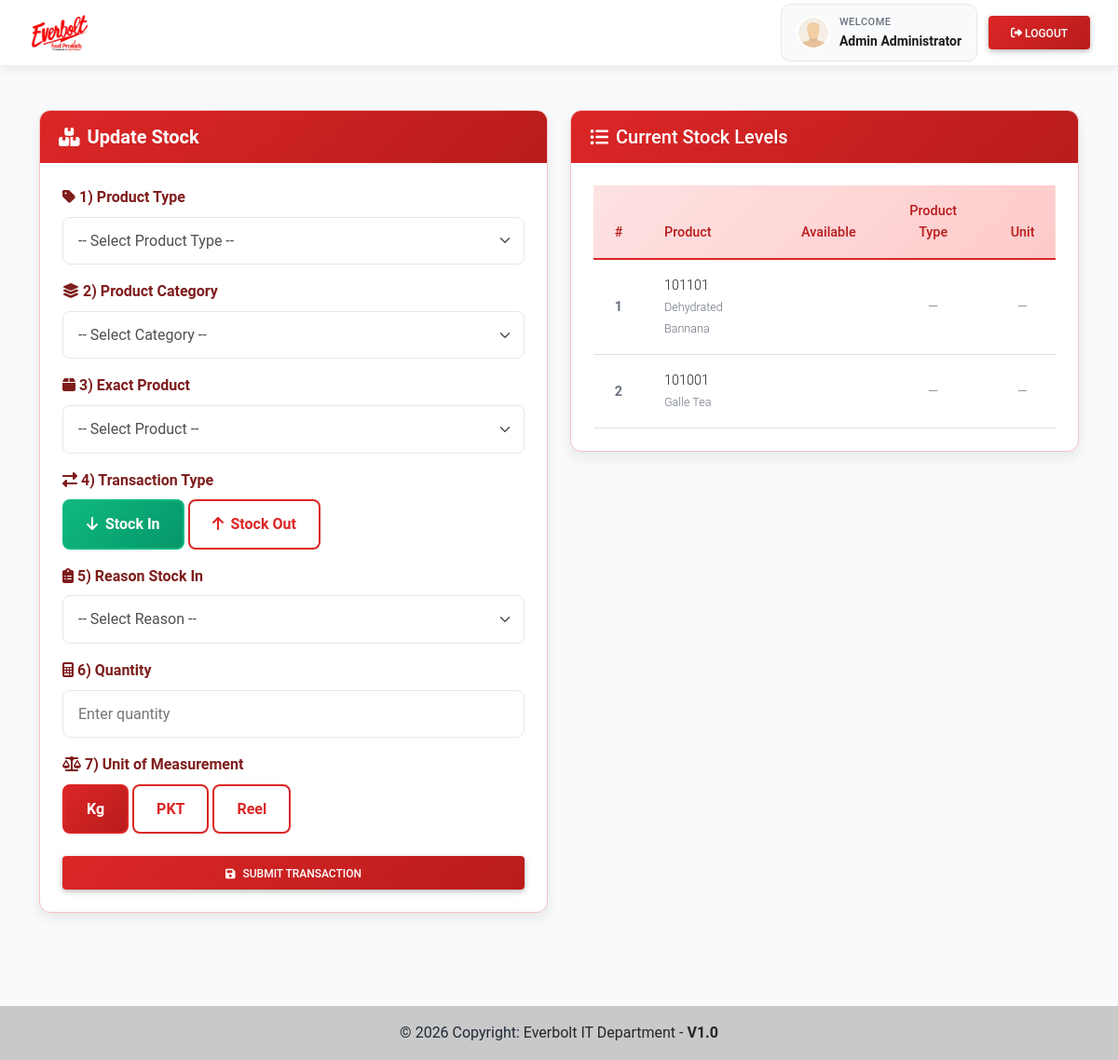
The app's page /stock (signed in) with its own data.
### imsApp/models.py (models this page shows, shortened)
class Product(models.Model):
    category = models.ForeignKey(
        Category,
        on_delete=models.CASCADE,
        related_name='products'
    )  # category is mandatory (no blank / null)
    code = models.CharField(max_length=100, blank=True, null=True)
    name = models.CharField(max_length=250, blank=True, null=True)
    description = models.TextField()
    price = models.FloatField(default=0)
    image = models.ImageField(
        upload_to='product_images/',
        blank=True,
        null=True
    )  # image is optional
    status = models.CharField(
        max_length=2,
        choices=(('1', 'Active'), ('2', 'Inactive')),
        default=1
    )
    date_created = models.DateTimeField(default=timezone.now)
    date_updated = models.DateTimeField(auto_now=True)
    def count_inventory(self):
        stocks = Stock.objects.filter(product=self)
        stockIn = 0
        stockOut = 0
        for stock in stocks:
            if stock.type == '1':
                stockIn = int(stockIn) + int(stock.quantity)
            else:
                stockOut = int(stockOut) + int(stock.quantity)
        available = stockIn - stockOut
        return available

### imsApp/views.py (the view)
# urls.py: path('stock', views.stock_page, name='stock-page'),
@login_required
def stock_page(request):
    context['page_title'] = "Stock"
    context['products'] = Product.objects.filter(status='1').order_by('name')
    context['categories'] = Category.objects.filter(status='1').order_by('name')
    return render(request, 'inventory/manage_stock.html', context)

### imsApp/forms.py (shortened to what this page needs)
class UpdateProfile(UserChangeForm):
    username = forms.CharField(max_length=250,help_text="The Username field is required.")
    email = forms.EmailField(max_length=250,help_text="The Email field is required.")
    first_name = forms.CharField(max_length=250,help_text="The First Name field is required.")
    last_name = forms.CharField(max_length=250,help_text="The Last Name field is required.")
    current_password = forms.CharField(max_length=250)
    class Meta:
        model = User
        fields = ('email', 'username','first_name', 'last_name')

### imsApp/templates/inventory/manage_stock.html (shortened to what this page needs)
{% extends 'layouts/base.html' %}
{% load static %}
{% block extra_css %}
<link rel="stylesheet" href="{% static 'css/ims-inventory.css' %}">
{% endblock extra_css %}
{% block pageContent %}
<div class="row stock-update-page">
  <div class="col-lg-6 col-md-7 col-sm-12 mb-4">
    <div class="card stock-card stock-update-card">
      <div class="card-header card-header-custom text-white">
        <h5 class="mb-0"><i class="fa fa-boxes me-2"></i>Update Stock</h5>
      </div>
      <div class="card-body p-4">
        <form id="stock-form">
          <div class="mb-3">
            <label class="form-label">
              <i class="fa fa-tag me-1"></i>1) Product Type
            </label>
            <select class="form-select" name="product_type" id="product_type" required>
              <option value="">-- Select Product Type --</option>
            </select>
          </div>
          <div class="mb-3">
            <label class="form-label">
              <i class="fa fa-layer-group me-1"></i>2) Product Category
            </label>
            <select class="form-select" name="category" id="category">
              <option value="">-- Select Category --</option>
            </select>
          </div>
          <div class="mb-3">
            <label class="form-label">
              <i class="fa fa-box me-1"></i>3) Exact Product
            </label>
            <select class="form-select" name="product" id="product" required>
              <option value="">-- Select Product --</option>
            </select>
          </div>
          <div class="mb-3">
            <label class="form-label d-block">
              <i class="fa fa-exchange-alt me-1"></i>4) Transaction Type
            </label>
            <div class="btn-group-custom">
              <button type="button"
                      class="toggle-btn stock-in active"
                      data-type="1">
                <i class="fa fa-arrow-down me-1"></i> Stock In
              </button>
              <button type="button"
                      class="toggle-btn stock-out"
                      data-type="2">
                <i class="fa fa-arrow-up me-1"></i> Stock Out
              </button>
            </div>
          </div>
          <div class="mb-3" id="reason-container">
            <label class="form-label">
              <i class="fa fa-clipboard-list me-1"></i>5) Reason
              <span class="reason-indicator in" id="reason-badge">Stock In</span>
            </label>
            <select class="form-select fade-slide-in" name="reason" id="reason" required>
              <option value="">-- Select Reason --</option>
            </select>
          </div>
          <div class="mb-3">
            <label class="form-label">
              <i class="fa fa-calculator me-1"></i>6) Quantity
            </label>
            <input type="number"
                   step="0.01"
                   min="0"
                   class="form-control"
                   name="quantity"
                   id="quantity"
                   placeholder="Enter quantity"
                   required>
          </div>
          <div class="mb-4">
            <label class="form-label d-block">
              <i class="fa fa-balance-scale me-1"></i>7) Unit of Measurement
            </label>
            <div class="btn-group-custom">
              <button type="button"
                      class="toggle-btn unit-btn active"
                      data-unit="kg">
                Kg
              </button>
              <button type="button"
                      class="toggle-btn unit-btn"
                      data-unit="pkt">
                PKT
              </button>
              <button type="button"
                      class="toggle-btn unit-btn"
                      data-unit="reel">
                Reel
              </button>
            </div>
          </div>
          <div class="d-grid">
            <button type="submit" class="btn btn-primary submit-btn text-white">
              <i class="fa fa-save me-2"></i>Submit Transaction
            </button>
          </div>
        </form>
      </div>
    </div>
  </div>
  <div class="col-lg-6 col-md-5 col-sm-12">
    <div class="card stock-card stock-level-card">
      <div class="card-header stock-level-header">
        <h5 class="mb-0">
          <i class="fa fa-list-ul me-2"></i>Current Stock Levels
        </h5>
      </div>
      <div class="card-body p-4">
        <div class="table-responsive">
          <table class="table table-custom table-hover align-middle mb-0">
            <thead>
              <tr>
                <th class="text-center stock-col-sm">#</th>
                <th>Product</th>
                <th class="text-center stock-col-md">Available</th>
                <th class="text-center stock-col-lg">Product Type</th>
                <th class="text-center stock-col-md">Unit</th>
              </tr>
            </thead>
            <tbody>
              {% for p in products %}
              {% with latest_stock=p.stock_set.last %}
              <tr>
                <td class="text-center fw-bold text-muted">{{ forloop.counter }}</td>
                <td>
                  <div class="fw-semibold">{{ p.code }}</div>
                  <small class="text-muted">{{ p.name }}</small>
                </td>
                <td class="text-center">
                  <span class="badge stock-badge-neutral">
                  </span>
                </td>
                <td class="text-center">
                  {% if latest_stock and latest_stock.product_type %}
                    <span class="badge stock-badge-type">
                      {{ latest_stock.product_type }}
                    </span>
                  {% else %}
                    <span class="text-muted">—</span>
                  {% endif %}
                </td>
                <td class="text-center">
                  {% if latest_stock and latest_stock.unit %}
                    <span class="badge stock-badge-unit">
                      {{ latest_stock.unit }}
                    </span>
                  {% else %}
                    <span class="text-muted">—</span>
                  {% endif %}
                </td>
              </tr>
              {% endwith %}
              {% endfor %}
            </tbody>
          </table>
        </div>
      </div>
    </div>
  </div>
</div>
{% endblock pageContent %}

### imsApp/templates/includes/topNavigation.html (shortened to what this page needs)
{% load static %}
<header>
    <nav class="main-navbar">
        <div class="navbar-container">
            <div class="navbar-content">
                <a href="{% url 'home-page' %}" class="navbar-brand-section">
                    <img src="{{ MEDIA_URL }}/default/logo.jpg"
                         alt="Everbolt Food Products"
                         class="navbar-logo">
                </a>
                <div class="navbar-actions">
                    {% if user.id %}
                    <a href="{% url 'profile' %}" class="user-profile">
                        <img src="{{ MEDIA_URL }}/default/default-avatar.png"
                             class="user-avatar">
                        <div class="user-info">
                            <span class="user-greeting">Welcome</span>
                            <span class="user-name">{{ user.first_name }} {{ user.last_name }}</span>
                        </div>
                    </a>
                    <a href="{% url 'logout' %}" class="btn btn-logout">
                        <i class="fas fa-sign-out-alt"></i> Logout
                    </a>
                    {% else %}
                    <a href="{% url 'login' %}" class="btn btn-login">
                        <i class="fas fa-sign-in-alt"></i> Login
                    </a>
                    {% endif %}
                </div>
            </div>
        </div>
    </nav>
</header>

### static/assets/default/css/style.css (style rules this page uses)
html, body { height: 100%; width: 100%; max-height: 100%; overflow: auto; display: flex; flex-direction: column; }
body>header { flex-shrink: auto; }

### static/css/ims-base.css (style rules this page uses)
:root { --ims-primary: #dc2626; --ims-primary-dark: #b91c1c; --ims-primary-light: #ef4444; --ims-primary-soft: #fee2e2; --ims-primary-soft-2: #fecaca; --ims-bg-soft: #fff5f5; --ims-text: #1f2937; --ims-text-muted: #6b7280; --ims-heading: #111827; --ims-border: #e5e7eb; --ims-border-soft: #f5c2c2; --ims-white: #ffffff; --ims-shadow-sm: 0 1px 3px rgba(0,0,0,.08), 0 1px 2px rgba(0,0,0,.04); --ims-shadow-md: 0 6px 14px rgba(0,0,0,.08); --ims-shadow-lg: 0 12px 28px rgba(220,38,38,.15), 0 6px 12px rgba(220,38,38,.10); --ims-radius-sm: 8px; --ims-radius-md: 10px; --ims-radius-lg: 12px; --ims-radius-xl: 20px; --ims-success: #10b981; --ims-success-dark: #059669; --ims-danger: #ef4444; }
body { color: var(--ims-text); background-color: #f8fafc; }
a { text-decoration: none; }
.text-muted { color: var(--ims-text-muted) !important; }
.fade-slide-in { animation: fadeIn .25s ease; }

### static/css/ims-components.css (style rules this page uses)
.card, .card.card-default, .category-card, .product-card, .inv-card, .stock-card, .login-card { border: 1px solid var(--ims-border-soft); border-radius: var(--ims-radius-lg); box-shadow: var(--ims-shadow-md); overflow: hidden; }
.card-header, .category-header, .product-header, .inv-header, .card-header-custom { background: linear-gradient(135deg, var(--ims-primary) 0%, var(--ims-primary-dark) 100%); color: var(--ims-white); border-bottom: none; padding: 1rem 1.25rem; }
.card-header h4, .card-header .card-title, .category-header h4, .product-header h4, .inv-header h4, .card-header-custom h5 { margin: 0; font-weight: 700; }
.btn-primary, .btn-login, .submit-btn, .btn-logout, #add_new, #add_new_category { background: linear-gradient(135deg, var(--ims-primary) 0%, var(--ims-primary-dark) 100%); border-color: var(--ims-primary); color: var(--ims-white); }
.form-control, .form-select, textarea { border: 1px solid var(--ims-border); border-radius: var(--ims-radius-sm); padding: .75rem 1rem; transition: all .25s ease; box-shadow: none; }
.form-label, .control-label, label { font-weight: 600; color: #7f1d1d; }
.table thead tr, #category-list thead tr, #product-list thead tr, #invoice-list thead tr, .table-custom thead { background: linear-gradient(135deg, var(--ims-primary-soft) 0%, var(--ims-primary-soft-2) 100%); color: var(--ims-primary-dark); font-weight: 700; }
.table thead th, #category-list thead th, #product-list thead th, #invoice-list thead th { border-bottom: 2px solid var(--ims-primary) !important; font-size: .9rem; }
.table tbody tr, #category-list tbody tr, #product-list tbody tr, #invoice-list tbody tr { transition: .2s ease; }

### static/css/ims-layout.css (style rules this page uses)
.main-navbar { background: var(--ims-white); box-shadow: 0 2px 12px rgba(0,0,0,.08); border-bottom: 1px solid #f0f0f0; padding: 0; position: fixed; top: 0; left: 0; right: 0; z-index: 1000; }
.navbar-container { max-width: 1400px; margin: 0 auto; padding: 0 30px; }
.navbar-content { display: flex; align-items: center; justify-content: space-between; height: 70px; }
.navbar-brand-section { display: flex; align-items: center; }
.navbar-logo { height: 45px; width: auto; transition: transform .3s ease; }
.navbar-actions { display: flex; align-items: center; gap: 12px; }
.user-profile, .mobile-user-profile { display: flex; align-items: center; padding: 10px 16px; background: #f9fafb; border-radius: var(--ims-radius-md); border: 1px solid var(--ims-border); }
.user-avatar { width: 36px; height: 36px; border-radius: 50%; object-fit: cover; margin-right: 10px; border: 2px solid var(--ims-white); }
.user-info { display: flex; flex-direction: column; align-items: flex-start; }
.user-greeting { font-size: 11px; color: var(--ims-text-muted); font-weight: 500; text-transform: uppercase; letter-spacing: .5px; }
.user-name { font-size: 14px; color: #1a1a1a; font-weight: 600; }

### records on screen
Product: code "101101", name "Dehydrated Bannana"
Product: code "101001", name "Galle Tea"

### other values on screen
{{ user.first_name }} "Admin"
{{ user.last_name }} "Administrator"
